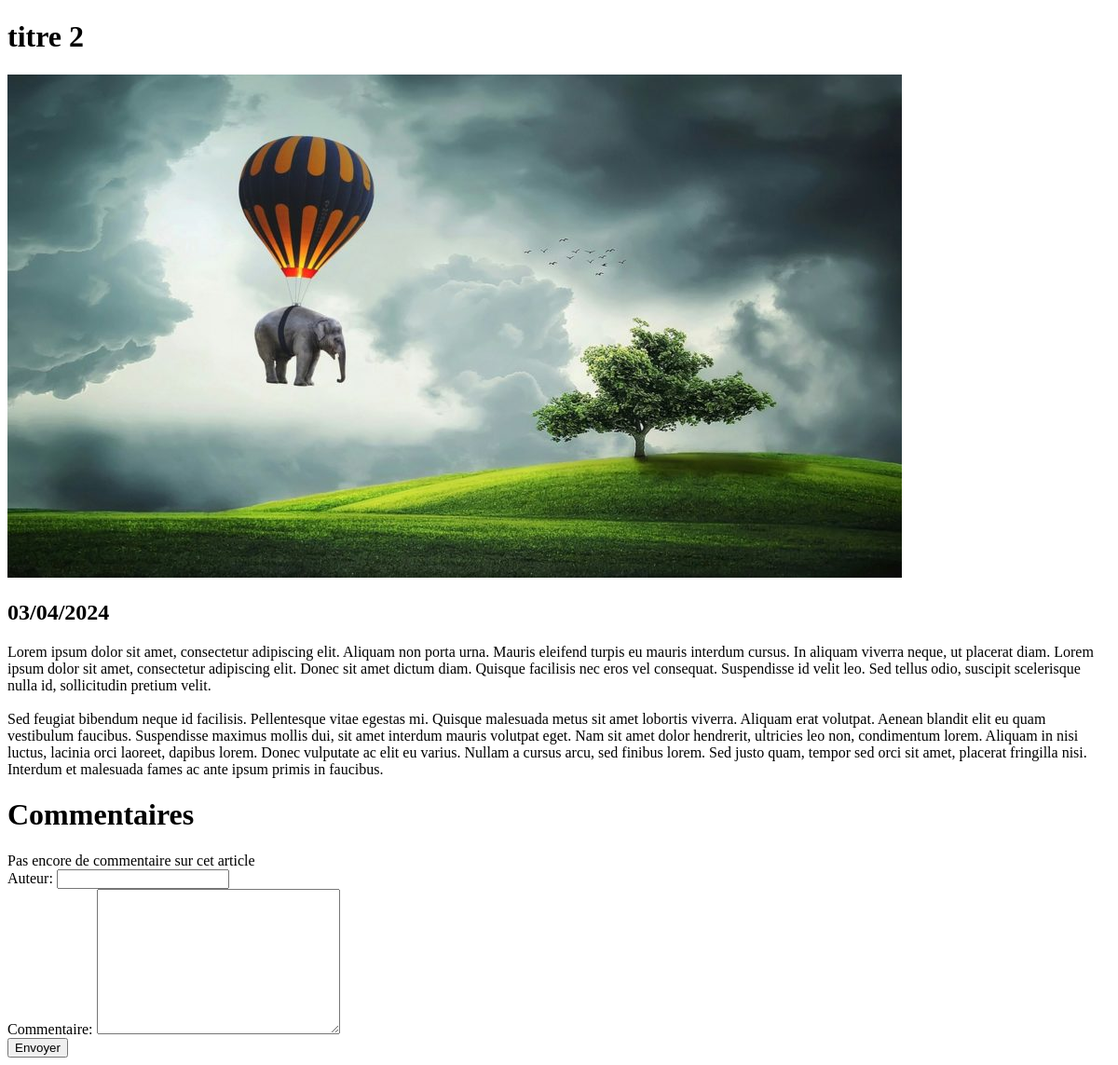
The app's page /produit.php?id=2, older data.
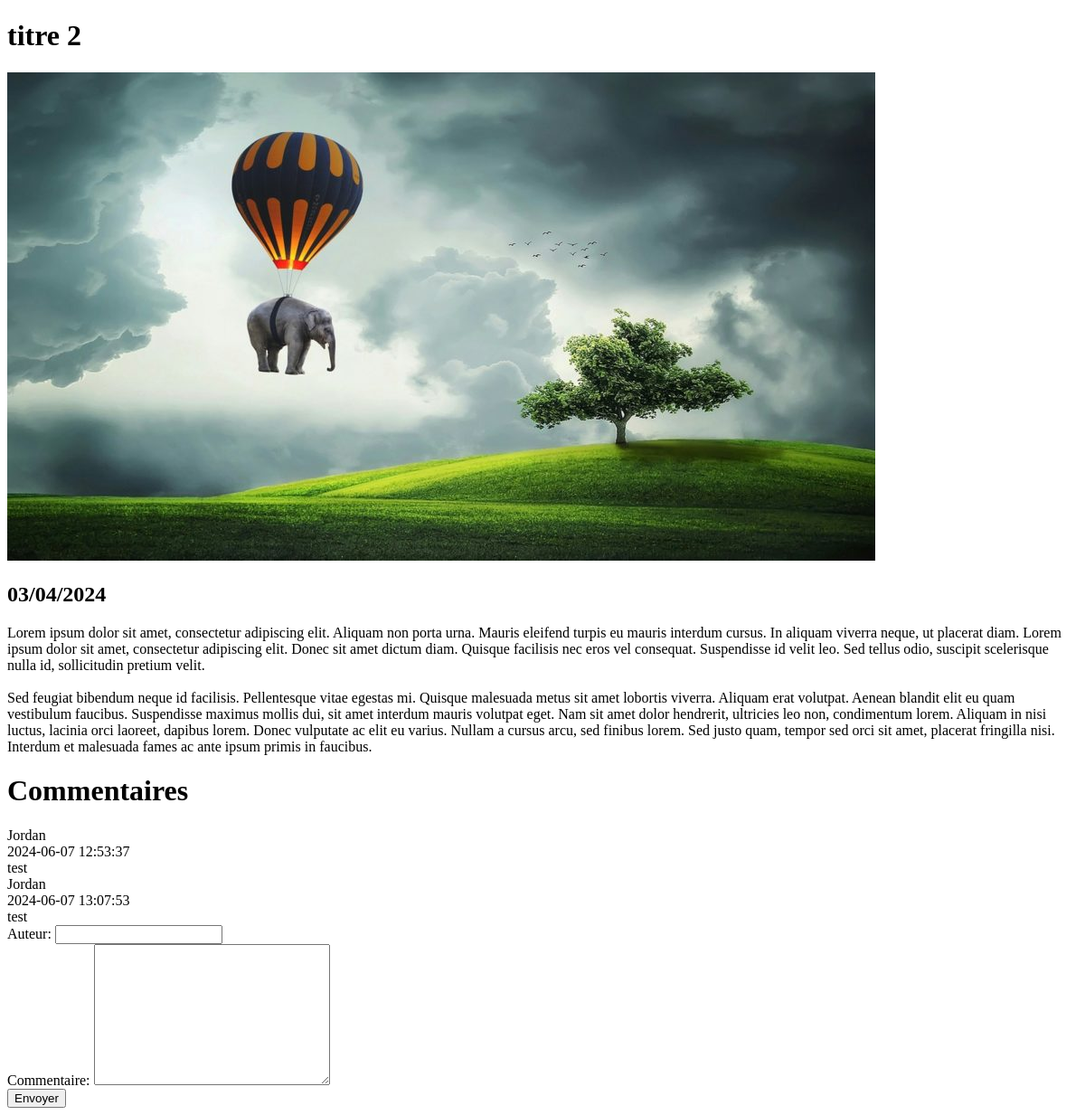
The same page, newer data.
### tables this page shows
CREATE TABLE IF NOT EXISTS `stock` (
  `id` int NOT NULL AUTO_INCREMENT,
  `title` varchar(60) NOT NULL,
  `date` date NOT NULL,
  `description` text NOT NULL,
  `image` varchar(255) NOT NULL,
  `categorie` int NOT NULL,
  PRIMARY KEY (`id`)
);

CREATE TABLE IF NOT EXISTS `commentaires` (
  `id` int NOT NULL AUTO_INCREMENT,
  `author` varchar(60) NOT NULL,
  `date` datetime NOT NULL,
  `content` text NOT NULL,
  `id_stock` int NOT NULL,
  PRIMARY KEY (`id`),
  KEY `id_stock` (`id_stock`)
);

### produit.php (the view, shortened to what this page needs)
<?php
    if(isset($_GET['id']))
    {
        $id=htmlspecialchars($_GET['id']);
    }else{
        header("LOCATION:index.php");
    }
    require "connexion.php";
    $req = $bdd->prepare("SELECT id, title, description,image, DATE_FORMAT(date,'%d/%m/%Y') as mydate FROM stock WHERE id=?");
    $req->execute([$id]);
    $don = $req->fetch();
?>
<!DOCTYPE html>
<html lang="en">
<head>
</head>
<body>
    <h1><?= $don['title'] ?></h1>
    <img src="images/<?= $don['image'] ?>" alt="image de <?= $don['title'] ?>">
    <h2><?= $don['mydate'] ?></h2>
    <div>
        <?= nl2br($don['description']) ?>
    </div>
    <h1>Commentaires</h1>
    <?php
        $com = $bdd->prepare("SELECT * FROM commentaires WHERE id_stock=?");
        $com->execute([$id]);
        $count = $com->rowCount();
        if($count > 0)
        {
            while($donCom = $com->fetch())
            {
                echo "<div>";
                    echo "<div>".$donCom['author']."</div>";
                    echo "<div>".$donCom['date']."</div>";
                    echo "<div>".$donCom['content']."</div>";
                echo "</div>";
            }
        }else{
            echo "Pas encore de commentaire sur cet article";
        }
    ?>
    <form action="traitement.php?id=<?= $don['id'] ?>" method="POST">
        <div class="form-group">
            <label for="author">Auteur: </label>
            <input type="text" name="author" id="author">
        </div>
        <div class="form-group">
            <label for="message">Commentaire: </label>
            <textarea name="message" id="message" cols="30" rows="10"></textarea>
        </div>
        <div class="form-group">
            <input type="submit" value="Envoyer">
        </div>
    </form>
</body>
</html>

Row changes from the older to the newer data that the page shows:
added commentaires: author "Jordan", date "2024-06-07 12:53:37", content "test"
added commentaires: author "Jordan", date "2024-06-07 13:07:53", content "test"
Text that changed along with them:
text no longer shown: "Pas encore de commentaire sur cet article"
